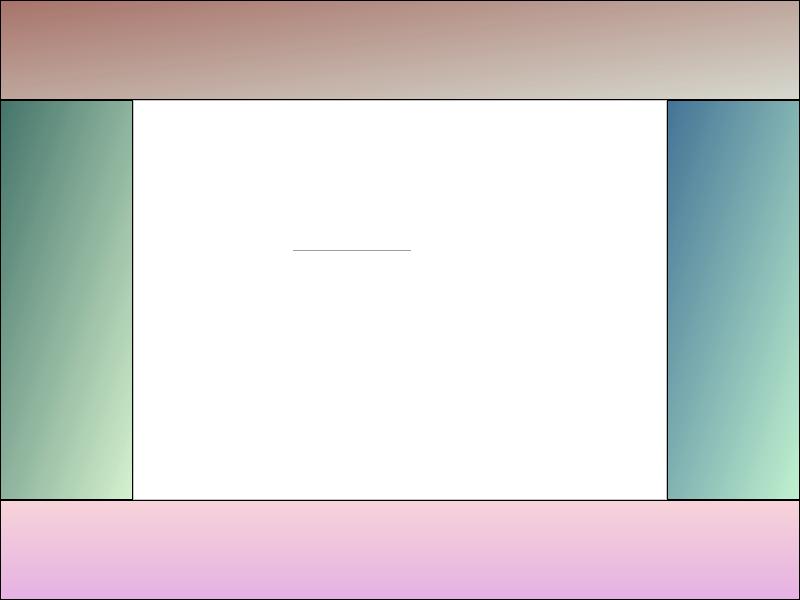
<?xml version="1.0" encoding="UTF-8"?>
<ui version="4.0">
 <class>Widget</class>
 <widget class="QWidget" name="Widget">
  <property name="geometry">
   <rect>
    <x>0</x>
    <y>0</y>
    <width>800</width>
    <height>600</height>
   </rect>
  </property>
  <property name="windowTitle">
   <string>Widget</string>
  </property>
  <layout class="QVBoxLayout" name="verticalLayout" stretch="1,4,1">
   <property name="spacing">
    <number>0</number>
   </property>
   <property name="leftMargin">
    <number>0</number>
   </property>
   <property name="topMargin">
    <number>0</number>
   </property>
   <property name="rightMargin">
    <number>0</number>
   </property>
   <property name="bottomMargin">
    <number>0</number>
   </property>
   <item>
    <widget class="QFrame" name="frameTop">
     <property name="styleSheet">
      <string notr="true">#frameTop{
	background-color: qlineargradient(spread:pad, x1:0, y1:0, x2:1, y2:1, stop:0 rgba(147, 81, 69, 200), stop:1 rgba(113, 126, 76, 50));
}</string>
     </property>
     <property name="frameShape">
      <enum>QFrame::StyledPanel</enum>
     </property>
     <property name="frameShadow">
      <enum>QFrame::Raised</enum>
     </property>
    </widget>
   </item>
   <item>
    <layout class="QHBoxLayout" name="horizontalLayout" stretch="1,4,1">
     <property name="spacing">
      <number>0</number>
     </property>
     <item>
      <widget class="QFrame" name="frameLeft">
       <property name="styleSheet">
        <string notr="true">#frameLeft{
	background-color: qlineargradient(spread:pad, x1:0, y1:0, x2:1, y2:1, stop:0 rgba(20, 81, 69, 200), stop:1 rgba(113, 255, 76, 50));
}</string>
       </property>
       <property name="frameShape">
        <enum>QFrame::StyledPanel</enum>
       </property>
       <property name="frameShadow">
        <enum>QFrame::Raised</enum>
       </property>
      </widget>
     </item>
     <item>
      <widget class="QFrame" name="frameMidle">
       <property name="styleSheet">
        <string notr="true">#frameMidle{
background-color:white;
}</string>
       </property>
       <property name="frameShape">
        <enum>QFrame::StyledPanel</enum>
       </property>
       <property name="frameShadow">
        <enum>QFrame::Raised</enum>
       </property>
       <widget class="Line" name="line">
        <property name="geometry">
         <rect>
          <x>160</x>
          <y>150</y>
          <width>118</width>
          <height>3</height>
         </rect>
        </property>
        <property name="orientation">
         <enum>Qt::Horizontal</enum>
        </property>
       </widget>
      </widget>
     </item>
     <item>
      <widget class="QFrame" name="frameRight">
       <property name="styleSheet">
        <string notr="true">#frameRight{
	background-color: qlineargradient(spread:pad, x1:0, y1:0, x2:1, y2:1, stop:0 rgba(20, 81, 125, 200), stop:1 rgba(0, 255, 76, 50));
}</string>
       </property>
       <property name="frameShape">
        <enum>QFrame::StyledPanel</enum>
       </property>
       <property name="frameShadow">
        <enum>QFrame::Raised</enum>
       </property>
      </widget>
     </item>
    </layout>
   </item>
   <item>
    <widget class="QFrame" name="frameBottom">
     <property name="styleSheet">
      <string notr="true">#frameBottom{
	background-color: qlineargradient(spread:pad, x1:0.5, y1:0, x2:0.5, y2:1, stop:0 rgba(255,182,193, 125), stop:1 rgba(218,112,214, 125));
}</string>
     </property>
     <property name="frameShape">
      <enum>QFrame::StyledPanel</enum>
     </property>
     <property name="frameShadow">
      <enum>QFrame::Raised</enum>
     </property>
    </widget>
   </item>
  </layout>
 </widget>
 <resources/>
 <connections/>
</ui>
